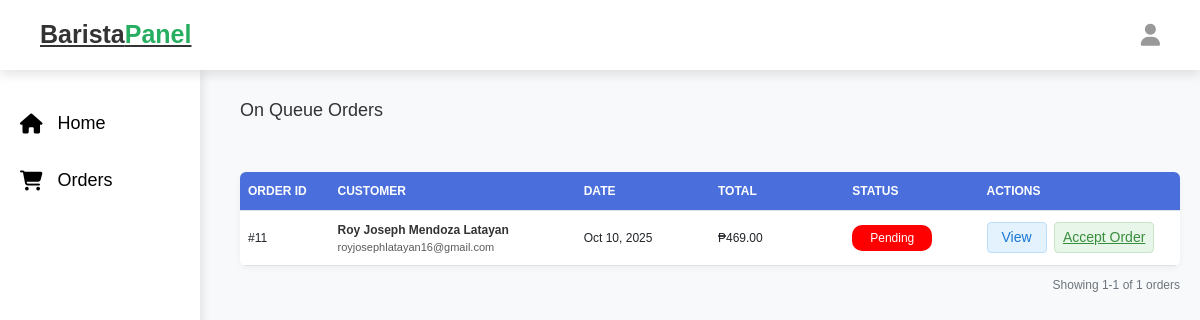
Screenshot of /barista_take_order.php (signed in) with the database file from the repository.
### tables this page shows
CREATE TABLE `orders` (
  `id` int NOT NULL,
  `user_id` int NOT NULL,
  `name` varchar(100) NOT NULL,
  `number` varchar(12) NOT NULL,
  `email` varchar(100) NOT NULL,
  `method` varchar(50) NOT NULL,
  `address` varchar(500) DEFAULT NULL,
  `status` enum('pending','received','preparing','pick-up','on the way','completed') NOT NULL DEFAULT 'pending',
  `type` enum('coffee','religious') NOT NULL,
  `delivery_fee` int NOT NULL,
  `updated_by_cashier` text,
  `updated_by_barista` text,
  `receipt` varchar(255) DEFAULT NULL,
  `is_walk_in` tinyint(1) NOT NULL DEFAULT '0',
  `placed_on` timestamp NOT NULL DEFAULT CURRENT_TIMESTAMP ON UPDATE CURRENT_TIMESTAMP,
  `created_at` timestamp NULL DEFAULT CURRENT_TIMESTAMP,
  `updated_at` timestamp NULL DEFAULT CURRENT_TIMESTAMP ON UPDATE CURRENT_TIMESTAMP
);

### enums/OrderStatusEnum.php (called while the page is built, shortened)
<?php
enum OrderStatusEnum: string
{
    public function label(): string
    {
        return match ($this) {
            self::Pending => 'Pending',
            self::Preparing => 'Preparing',
            self::PickUp => 'Pick-Up',
            self::OnTheWay => 'On The Way',
            self::Completed => 'Completed',
        };
    }
    public function color(): string
    {
        return match ($this) {
            self::Pending => '#FF0000',
            self::Preparing => '#FFFF00',
            self::PickUp => '#FFA500',
            self::OnTheWay => '#0000FF',
            self::Completed => '#008000',
        };
    }
}

### helpers/FormatHelper.php (called while the page is built, shortened)
<?php
require_once 'enums/OrderStatusEnum.php';
class FormatHelper
{
    public static function formatOrders($orders, \PDO $conn): array
    {
        $formatted_orders = [];
        foreach ($orders as $order) {
            $formatted_orders[] = [
                'order_id' => $order['order_id'],
                'name' => htmlspecialchars($order['name']),
                'number' => htmlspecialchars($order['number'] ?? ''),
                'email' => htmlspecialchars($order['email']),
                'method' => htmlspecialchars($order['method']),
                'address' => htmlspecialchars($order['address'] ?? ''),
                'placed_on' => date('M d, Y', strtotime($order['placed_on'])),
                'type' => htmlspecialchars($order['type']),
                'delivery_fee' => number_format((int) $order['delivery_fee'], 2) ?? 0,
                'receipt' => htmlspecialchars($order['receipt'] ?? ''),
                'status' => [
                    'value' => htmlspecialchars($order['status']),
                    'label' => OrderStatusEnum::from($order['status'])->label(),
                    'color' => OrderStatusEnum::from($order['status'])->color()
                ],
                'total_price' => number_format((int) $order['total_price'], 2),
                'products' => array_filter(array_map(function ($product_id) use ($conn, $order) {
                    $select_product = $conn->prepare("SELECT * FROM `products` WHERE id = ?");
                    $select_product->execute([$product_id]);
                    $product = $select_product->fetch(\PDO::FETCH_ASSOC);
                    $select_order_product = $conn->prepare("SELECT * FROM `order_products` WHERE order_id = ? AND product_id = ?");
                    $select_order_product->execute([$order['order_id'], $product_id]);
                    $order_product = $select_order_product->fetch(\PDO::FETCH_ASSOC);
                    $product['quantity'] = $order_product['quantity'];
                    $product['subtotal'] = $order_product['subtotal'];
                    if ($product['type'] === 'religious' || $product['type'] === 'coffee') {
                        return [
                            'id' => $product['id'],
                            'name' => htmlspecialchars($product['name'] ?? '', ENT_QUOTES, 'UTF-8'),
                            'quantity' => htmlspecialchars($product['quantity'] ?? '0', ENT_QUOTES, 'UTF-8'),
                            'price' => number_format($product['price'] ?? 0, 2),
                            'subtotal' => number_format($product['subtotal'] ?? 0, 2),
                            'cup_sizes' => json_decode($order_product['cup_sizes'] ?? '[]', true) ?: [],
                            'ingredients' => $product['type'] === 'coffee' ? array_map(function ($ingredient) {
                                return [
                                    'name' => htmlspecialchars($ingredient['name'] ?? '', ENT_QUOTES, 'UTF-8'),
                                    'level' => htmlspecialchars($ingredient['level'] ?? '', ENT_QUOTES, 'UTF-8')
                                ];
                            }, json_decode($order_product['ingredients'] ?? '[]', true) ?: []) : [],
                            'add_ons' => $product['type'] === 'coffee' ? array_map(function ($addOn) {
                                return [
                                    'name' => htmlspecialchars($addOn['name'] ?? '', ENT_QUOTES, 'UTF-8'),
                                    'price' => number_format($addOn['price'] ?? 0, 2)
                                ];
                            }, json_decode($order_product['add_ons'] ?? '[]', true) ?: []) : [],
                        ];
                    }
                    return null;
                }, explode(',', $order['product_ids'])))
            ];
            usort($formatted_orders, function ($a, $b) {
                return $a['order_id'] <=> $b['order_id'];
            });
        }
        return $formatted_orders;
    }
}

### barista_take_order.php (the view, shortened to what this page needs)
<?php
@include 'config.php';
require_once 'enums/OrderStatusEnum.php';
require_once 'helpers/FormatHelper.php';
$pendingStatus = OrderStatusEnum::Pending;
$select_orders = $conn->prepare("
    SELECT
        o.id AS order_id,
        o.name,
        o.email,
        o.placed_on,
        o.status,
        o.address,
        o.type,
        o.receipt,
        o.method,
        o.number,
        o.delivery_fee,
        GROUP_CONCAT(op.product_id) AS product_ids,
        (SELECT SUM(op2.subtotal) FROM `order_products` op2 WHERE op2.order_id = o.id) AS total_price
    FROM `orders` o
    LEFT JOIN `order_products` op ON o.id = op.order_id
    WHERE o.status = ? AND o.type = 'coffee'
    GROUP BY o.id
");
$select_orders->execute([$pendingStatus->value]);
$orders = $select_orders->fetchAll(PDO::FETCH_ASSOC);
$orders = FormatHelper::formatOrders($orders, $conn);
?>
<!DOCTYPE html>
<html lang="en">
<head>
    <link rel="stylesheet" href="https://cdnjs.cloudflare.com/ajax/libs/font-awesome/6.1.1/css/all.min.css">
    <link rel="stylesheet" href="https://cdn.jsdelivr.net/npm/bootstrap@5.3.0/dist/css/bootstrap.min.css">
    <link rel="stylesheet" href="css/admin_style.css">
</head>
<body>
    <?php include 'barista_header.php'; ?>
    <div class="admin-container">
        <div class="d-flex justify-content-between align-items-center mb-3">
            <h2 class="mb-0" style="font-size: 18px;">On Queue Orders</h2>
        </div>
        <div class="card">
            <div class="table-responsive">
                <table class="table table-hover">
                    <thead>
                        <tr>
                            <th style="width: 8%">ORDER ID</th>
                            <th style="width: 22%">CUSTOMER</th>
                            <th style="width: 12%">DATE</th>
                            <th style="width: 12%">TOTAL</th>
                            <th style="width: 12%">STATUS</th>
                            <th style="width: 18%">ACTIONS</th>
                        </tr>
                    </thead>
                    <tbody>
                        <?php if (!empty($orders)): ?>
                            <?php foreach ($orders as $order): ?>
                                <?php
                                $order_date = date('M d, Y', strtotime($order['placed_on']));
                                ?>
                                <tr data-id="<?= $order['order_id'] ?>" data-status="<?= $order['status']['value'] ?>"
                                    data-date="<?= date('Y-m-d', strtotime($order['placed_on'])) ?>">
                                    <td>#<?= $order['order_id'] ?></td>
                                    <td>
                                        <div class="fw-semibold" style="font-size: 12px;">
                                            <?= htmlspecialchars($order['name']) ?>
                                        </div>
                                        <div class="text-muted" style="font-size: 11px;">
                                            <?= htmlspecialchars($order['email']) ?>
                                        </div>
                                    </td>
                                    <td><?= $order_date ?></td>
                                    <td>₱<?= number_format((float) str_replace(',', '', $order['total_price']), 2) ?></td>
                                    <td>
                                        <span class="status-badge"
                                            style="background-color: <?= $order['status']['color'] ?>; color: white;">
                                            <?= $order['status']['label'] ?>
                                        </span>
                                    </td>
                                    <td>
                                        <button class="action-btn btn-view" data-bs-toggle="modal"
                                            data-bs-target="#viewOrderModal-<?= $order['order_id'] ?>">
                                            View
                                        </button>
                                        <a class="action-btn btn-update"
                                            href="barista_take_order.php?id=<?= $order['order_id'] ?>">
                                            Accept Order
                                        </a>
                                    </td>
                                </tr>
                            <?php endforeach; ?>
                        <?php else: ?>
                            <tr>
                                <td colspan="6" class="empty-orders">No orders placed yet!</td>
                            </tr>
                        <?php endif; ?>
                    </tbody>
                </table>
            </div>
        </div>
        <div class="pagination-info">
            Showing <?= !empty($orders) ? '1-' . count($orders) : '0' ?> of <?= count($orders) ?> orders
        </div>
    </div>
</body>
</html>

### css/components.css (style rules this page uses)
:root { --green:#27ae60; --orange:#f39c12; --red:#e74c3c; --black:#333; --light-color:#666; --white:#fff; --light-bg:#f6f6f6; --border:.2rem solid var(--black); --box-shadow:0 .5rem 1rem rgba(0,0,0,.1); }
* { font-family: 'Nabla', sans-serif; margin:0; padding:0; box-sizing: border-box; outline: none; border:none; text-decoration: none; color:var(--black); }
body { background-color: var(--light-bg); }
html { font-size: 62.5%; overflow-x: hidden; scroll-behavior: smooth; scroll-padding-top: 6.5rem; }

### barista_take_order.php (style rules this page uses)
body { font-family: 'Segoe UI', Tahoma, Geneva, Verdana, sans-serif; background-color: #f8f9fa; font-size: 14px; }
.admin-container { margin-left: 220px; padding: 20px; margin-top: 80px; }
.card { border-radius: 8px; box-shadow: 0 2px 6px rgba(0, 0, 0, 0.05); border: none; margin-top: 50px; }
.table-responsive { border-radius: 6px; overflow: hidden; }
.table { margin-bottom: 0; width: 100%; table-layout: fixed; }
.table thead th { background-color: #4a6fdc; color: white; font-weight: 600; padding: 10px 8px; font-size: 12px; white-space: nowrap; }
.table tbody td { padding: 10px 8px; vertical-align: middle; font-size: 12px; word-wrap: break-word; }
.status-badge { padding: 4px 8px; border-radius: 10px; font-size: 12px; font-weight: 500; display: inline-block; min-width: 80px; text-align: center; }
.action-btn { padding: 4px 8px; border-radius: 4px; font-size: 14px; margin-right: 4px; display: inline-block; text-align: center; min-width: 60px; border: 1px solid transparent; cursor: pointer; }
.btn-view { background-color: #e3f2fd; color: #1976d2; border-color: #bbdefb; }
.btn-update { background-color: #e8f5e9; color: #388e3c; border-color: #c8e6c9; }
.pagination-info { font-size: 12px; color: #6c757d; margin-top: 10px; text-align: right; }

### rows the page displays
orders: id "11", name "Roy Joseph Mendoza Latayan", email "royjosephlatayan16@gmail.com", order_date "Oct 10, 2025", total_price "469.00", label "Pending"

### other values shown
count($orders) "1"
